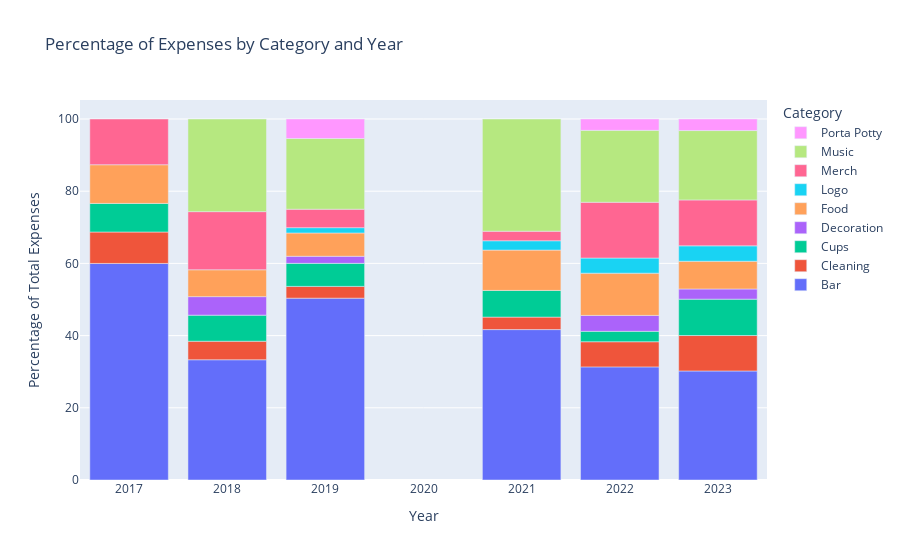

Notebook source saved alongside this figure:
### Code cell
# plot of percentage of expenses by category per year

# group and sort sums by Category and Year
df_cat_year_sum = df.groupby(["Category", "Year"]).sum().reset_index()

# calculate total expenses per year
total_expenses_per_year = df.groupby("Year")["Amount"].sum().reset_index()

# merge total expenses into df_cat_year_sum
df_cat_year_sum = pd.merge(df_cat_year_sum, total_expenses_per_year, on="Year", suffixes=("", "_total"))

# calculate percentage for each category-year combination
df_cat_year_sum['Percentage'] = (df_cat_year_sum['Amount'] / df_cat_year_sum['Amount_total']) * 100

# plot the chart
fig = px.bar(df_cat_year_sum, x="Year", y="Percentage", color="Category",
             labels={"Percentage": "Percentage of Total Expenses", "Year": "Year"},
             title="Percentage of Expenses by Category and Year",
             hover_data=["Category", "Percentage"],
             category_orders={"Category": sorted(df['Category'].unique())})

# set the legend order
fig.update_layout(legend=dict(title="Category", traceorder="reversed"))


fig.show()

### Figure 1 — Plotly figure (JSON) as saved in the notebook; plotly's stock layout.template omitted (floating-point values rounded to 4 significant figures)
{"data": [{"alignmentgroup": "True", "customdata": [["Bar"], ["Bar"], ["Bar"], ["Bar"], ["Bar"], ["Bar"]], "hovertemplate": "Category=%{customdata[0]}<br>Year=%{x}<br>Percentage of Total Expenses=%{y}<extra></extra>", "legendgroup": "Bar", "marker": {"color": "#636efa", "pattern": {"shape": ""}}, "name": "Bar", "offsetgroup": "Bar", "orientation": "v", "showlegend": true, "textposition": "auto", "type": "bar", "x": [2017, 2018, 2019, 2021, 2022, 2023], "xaxis": "x", "y": [59.99, 33.31, 50.37, 41.67, 31.33, 30.2], "yaxis": "y"}, {"alignmentgroup": "True", "customdata": [["Cleaning"], ["Cleaning"], ["Cleaning"], ["Cleaning"], ["Cleaning"], ["Cleaning"]], "hovertemplate": "Category=%{customdata[0]}<br>Year=%{x}<br>Percentage of Total Expenses=%{y}<extra></extra>", "legendgroup": "Cleaning", "marker": {"color": "#EF553B", "pattern": {"shape": ""}}, "name": "Cleaning", "offsetgroup": "Cleaning", "orientation": "v", "showlegend": true, "textposition": "auto", "type": "bar", "x": [2017, 2018, 2019, 2021, 2022, 2023], "xaxis": "x", "y": [8.709, 5.133, 3.264, 3.454, 6.971, 9.821], "yaxis": "y"}, {"alignmentgroup": "True", "customdata": [["Cups"], ["Cups"], ["Cups"], ["Cups"], ["Cups"], ["Cups"]], "hovertemplate": "Category=%{customdata[0]}<br>Year=%{x}<br>Percentage of Total Expenses=%{y}<extra></extra>", "legendgroup": "Cups", "marker": {"color": "#00cc96", "pattern": {"shape": ""}}, "name": "Cups", "offsetgroup": "Cups", "orientation": "v", "showlegend": true, "textposition": "auto", "type": "bar", "x": [2017, 2018, 2019, 2021, 2022, 2023], "xaxis": "x", "y": [7.918, 7.216, 6.383, 7.397, 2.889, 10.07], "yaxis": "y"}, {"alignmentgroup": "True", "customdata": [["Decoration"], ["Decoration"], ["Decoration"], ["Decoration"]], "hovertemplate": "Category=%{customdata[0]}<br>Year=%{x}<br>Percentage of Total Expenses=%{y}<extra></extra>", "legendgroup": "Decoration", "marker": {"color": "#ab63fa", "pattern": {"shape": ""}}, "name": "Decoration", "offsetgroup": "Decoration", "orientation": "v", "showlegend": true, "textposition": "auto", "type": "bar", "x": [2018, 2019, 2022, 2023], "xaxis": "x", "y": [5.133, 1.959, 4.4, 2.818], "yaxis": "y"}, {"alignmentgroup": "True", "customdata": [["Food"], ["Food"], ["Food"], ["Food"], ["Food"], ["Food"]], "hovertemplate": "Category=%{customdata[0]}<br>Year=%{x}<br>Percentage of Total Expenses=%{y}<extra></extra>", "legendgroup": "Food", "marker": {"color": "#FFA15A", "pattern": {"shape": ""}}, "name": "Food", "offsetgroup": "Food", "orientation": "v", "showlegend": true, "textposition": "auto", "type": "bar", "x": [2017, 2018, 2019, 2021, 2022, 2023], "xaxis": "x", "y": [10.72, 7.442, 6.457, 11.17, 11.7, 7.685], "yaxis": "y"}, {"alignmentgroup": "True", "customdata": [["Logo"], ["Logo"], ["Logo"], ["Logo"]], "hovertemplate": "Category=%{customdata[0]}<br>Year=%{x}<br>Percentage of Total Expenses=%{y}<extra></extra>", "legendgroup": "Logo", "marker": {"color": "#19d3f3", "pattern": {"shape": ""}}, "name": "Logo", "offsetgroup": "Logo", "orientation": "v", "showlegend": true, "textposition": "auto", "type": "bar", "x": [2019, 2021, 2022, 2023], "xaxis": "x", "y": [1.469, 2.584, 4.194, 4.27], "yaxis": "y"}, {"alignmentgroup": "True", "customdata": [["Merch"], ["Merch"], ["Merch"], ["Merch"], ["Merch"], ["Merch"]], "hovertemplate": "Category=%{customdata[0]}<br>Year=%{x}<br>Percentage of Total Expenses=%{y}<extra></extra>", "legendgroup": "Merch", "marker": {"color": "#FF6692", "pattern": {"shape": ""}}, "name": "Merch", "offsetgroup": "Merch", "orientation": "v", "showlegend": true, "textposition": "auto", "type": "bar", "x": [2017, 2018, 2019, 2021, 2022, 2023], "xaxis": "x", "y": [12.67, 16.1, 5.113, 2.639, 15.45, 12.71], "yaxis": "y"}, {"alignmentgroup": "True", "customdata": [["Music"], ["Music"], ["Music"], ["Music"], ["Music"]], "hovertemplate": "Category=%{customdata[0]}<br>Year=%{x}<br>Percentage of Total Expenses=%{y}<extra></extra>", "legendgroup": "Music", "marker": {"color": "#B6E880", "pattern": {"shape": ""}}, "name": "Music", "offsetgroup": "Music", "orientation": "v", "showlegend": true, "textposition": "auto", "type": "bar", "x": [2018, 2019, 2021, 2022, 2023], "xaxis": "x", "y": [25.66, 19.59, 31.09, 19.92, 19.22], "yaxis": "y"}, {"alignmentgroup": "True", "customdata": [["Porta Potty"], ["Porta Potty"], ["Porta Potty"]], "hovertemplate": "Category=%{customdata[0]}<br>Year=%{x}<br>Percentage of Total Expenses=%{y}<extra></extra>", "legendgroup": "Porta Potty", "marker": {"color": "#FF97FF", "pattern": {"shape": ""}}, "name": "Porta Potty", "offsetgroup": "Porta Potty", "orientation": "v", "showlegend": true, "textposition": "auto", "type": "bar", "x": [2019, 2022, 2023], "xaxis": "x", "y": [5.401, 3.146, 3.203], "yaxis": "y"}], "layout": {"barmode": "relative", "legend": {"title": {"text": "Category"}, "tracegroupgap": 0, "traceorder": "reversed"}, "title": {"text": "Percentage of Expenses by Category and Year"}, "xaxis": {"anchor": "y", "domain": [0, 1], "title": {"text": "Year"}}, "yaxis": {"anchor": "x", "domain": [0, 1], "title": {"text": "Percentage of Total Expenses"}}}}
